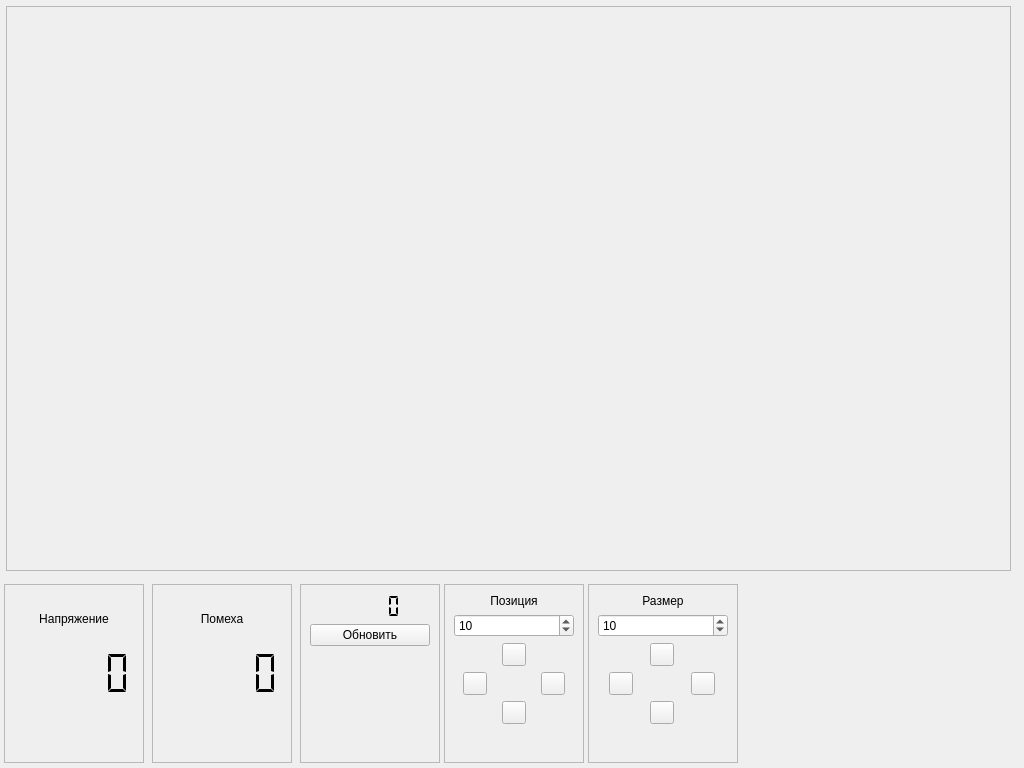
<?xml version="1.0" encoding="UTF-8"?>
<ui version="4.0">
 <class>MainBox</class>
 <widget class="QWidget" name="MainBox">
  <property name="geometry">
   <rect>
    <x>0</x>
    <y>0</y>
    <width>1024</width>
    <height>768</height>
   </rect>
  </property>
  <property name="windowTitle">
   <string>Dialog</string>
  </property>
  <widget class="QFrame" name="frame">
   <property name="geometry">
    <rect>
     <x>6</x>
     <y>6</y>
     <width>1005</width>
     <height>565</height>
    </rect>
   </property>
   <property name="frameShape">
    <enum>QFrame::StyledPanel</enum>
   </property>
   <property name="frameShadow">
    <enum>QFrame::Raised</enum>
   </property>
   <layout class="QHBoxLayout" name="horizontalLayout">
    <item>
     <widget class="QwtPlot" name="qwtPlot"/>
    </item>
   </layout>
  </widget>
  <widget class="QFrame" name="frame_4">
   <property name="geometry">
    <rect>
     <x>4</x>
     <y>584</y>
     <width>140</width>
     <height>179</height>
    </rect>
   </property>
   <property name="frameShape">
    <enum>QFrame::StyledPanel</enum>
   </property>
   <property name="frameShadow">
    <enum>QFrame::Raised</enum>
   </property>
   <layout class="QVBoxLayout" name="verticalLayout_2">
    <item>
     <widget class="QLabel" name="label">
      <property name="text">
       <string>Напряжение</string>
      </property>
      <property name="alignment">
       <set>Qt::AlignCenter</set>
      </property>
     </widget>
    </item>
    <item>
     <widget class="QLCDNumber" name="Voltage_Value">
      <property name="minimumSize">
       <size>
        <width>0</width>
        <height>24</height>
       </size>
      </property>
      <property name="frameShape">
       <enum>QFrame::NoFrame</enum>
      </property>
      <property name="segmentStyle">
       <enum>QLCDNumber::Flat</enum>
      </property>
     </widget>
    </item>
    <item>
     <widget class="QwtKnob" name="Voltage"/>
    </item>
   </layout>
  </widget>
  <widget class="QFrame" name="frame_5">
   <property name="geometry">
    <rect>
     <x>152</x>
     <y>584</y>
     <width>140</width>
     <height>179</height>
    </rect>
   </property>
   <property name="frameShape">
    <enum>QFrame::StyledPanel</enum>
   </property>
   <property name="frameShadow">
    <enum>QFrame::Raised</enum>
   </property>
   <layout class="QVBoxLayout" name="verticalLayout_3">
    <item>
     <widget class="QLabel" name="label_2">
      <property name="text">
       <string>Помеха</string>
      </property>
      <property name="alignment">
       <set>Qt::AlignCenter</set>
      </property>
     </widget>
    </item>
    <item>
     <widget class="QLCDNumber" name="Voltage_Noice_Value">
      <property name="minimumSize">
       <size>
        <width>0</width>
        <height>24</height>
       </size>
      </property>
      <property name="frameShape">
       <enum>QFrame::NoFrame</enum>
      </property>
      <property name="segmentStyle">
       <enum>QLCDNumber::Flat</enum>
      </property>
     </widget>
    </item>
    <item>
     <widget class="QwtKnob" name="Voltage_Noice"/>
    </item>
   </layout>
  </widget>
  <widget class="QFrame" name="frame_2">
   <property name="geometry">
    <rect>
     <x>300</x>
     <y>584</y>
     <width>140</width>
     <height>179</height>
    </rect>
   </property>
   <property name="frameShape">
    <enum>QFrame::StyledPanel</enum>
   </property>
   <property name="frameShadow">
    <enum>QFrame::Raised</enum>
   </property>
   <layout class="QVBoxLayout" name="verticalLayout_4">
    <item>
     <widget class="QLCDNumber" name="Voltage_Operable">
      <property name="minimumSize">
       <size>
        <width>0</width>
        <height>24</height>
       </size>
      </property>
      <property name="frameShape">
       <enum>QFrame::NoFrame</enum>
      </property>
      <property name="segmentStyle">
       <enum>QLCDNumber::Flat</enum>
      </property>
     </widget>
    </item>
    <item>
     <widget class="QPushButton" name="btnUpdate">
      <property name="text">
       <string>Обновить</string>
      </property>
     </widget>
    </item>
    <item>
     <spacer name="verticalSpacer">
      <property name="orientation">
       <enum>Qt::Vertical</enum>
      </property>
      <property name="sizeHint" stdset="0">
       <size>
        <width>20</width>
        <height>40</height>
       </size>
      </property>
     </spacer>
    </item>
   </layout>
  </widget>
  <widget class="QFrame" name="frame_3">
   <property name="geometry">
    <rect>
     <x>444</x>
     <y>584</y>
     <width>140</width>
     <height>179</height>
    </rect>
   </property>
   <property name="frameShape">
    <enum>QFrame::StyledPanel</enum>
   </property>
   <property name="frameShadow">
    <enum>QFrame::Raised</enum>
   </property>
   <layout class="QVBoxLayout" name="verticalLayout">
    <item>
     <widget class="QLabel" name="label_3">
      <property name="text">
       <string>Позиция</string>
      </property>
      <property name="alignment">
       <set>Qt::AlignCenter</set>
      </property>
     </widget>
    </item>
    <item>
     <widget class="QSpinBox" name="spnStep">
      <property name="minimum">
       <number>1</number>
      </property>
      <property name="maximum">
       <number>100</number>
      </property>
      <property name="value">
       <number>10</number>
      </property>
     </widget>
    </item>
    <item>
     <layout class="QGridLayout" name="gridLayout_2">
      <item row="1" column="0">
       <widget class="QToolButton" name="btnLeft">
        <property name="icon">
         <iconset resource="../../../../lib/pictures/arrow.qrc">
          <normaloff>:/arrow/arrow-left.png</normaloff>:/arrow/arrow-left.png</iconset>
        </property>
        <property name="autoRepeat">
         <bool>true</bool>
        </property>
       </widget>
      </item>
      <item row="0" column="1">
       <widget class="QToolButton" name="btnUp">
        <property name="icon">
         <iconset resource="../../../../lib/pictures/arrow.qrc">
          <normaloff>:/arrow/arrow-up.png</normaloff>:/arrow/arrow-up.png</iconset>
        </property>
        <property name="autoRepeat">
         <bool>true</bool>
        </property>
        <property name="autoRaise">
         <bool>false</bool>
        </property>
       </widget>
      </item>
      <item row="2" column="1">
       <widget class="QToolButton" name="btnDown">
        <property name="icon">
         <iconset resource="../../../../lib/pictures/arrow.qrc">
          <normaloff>:/arrow/arrow-down.png</normaloff>:/arrow/arrow-down.png</iconset>
        </property>
        <property name="autoRepeat">
         <bool>true</bool>
        </property>
       </widget>
      </item>
      <item row="1" column="2">
       <widget class="QToolButton" name="btnRight">
        <property name="icon">
         <iconset resource="../../../../lib/pictures/arrow.qrc">
          <normaloff>:/arrow/arrow-right.png</normaloff>:/arrow/arrow-right.png</iconset>
        </property>
        <property name="autoRepeat">
         <bool>true</bool>
        </property>
       </widget>
      </item>
     </layout>
    </item>
    <item>
     <spacer name="verticalSpacer_2">
      <property name="orientation">
       <enum>Qt::Vertical</enum>
      </property>
      <property name="sizeHint" stdset="0">
       <size>
        <width>20</width>
        <height>40</height>
       </size>
      </property>
     </spacer>
    </item>
   </layout>
  </widget>
  <widget class="QFrame" name="frame_6">
   <property name="geometry">
    <rect>
     <x>588</x>
     <y>584</y>
     <width>150</width>
     <height>179</height>
    </rect>
   </property>
   <property name="frameShape">
    <enum>QFrame::StyledPanel</enum>
   </property>
   <property name="frameShadow">
    <enum>QFrame::Raised</enum>
   </property>
   <layout class="QVBoxLayout" name="verticalLayout_5">
    <item>
     <widget class="QLabel" name="label_4">
      <property name="text">
       <string>Размер</string>
      </property>
      <property name="alignment">
       <set>Qt::AlignCenter</set>
      </property>
     </widget>
    </item>
    <item>
     <widget class="QSpinBox" name="spnSize">
      <property name="minimum">
       <number>1</number>
      </property>
      <property name="maximum">
       <number>100</number>
      </property>
      <property name="value">
       <number>10</number>
      </property>
     </widget>
    </item>
    <item>
     <layout class="QGridLayout" name="gridLayout">
      <item row="0" column="1">
       <widget class="QToolButton" name="btnSizeUp">
        <property name="icon">
         <iconset resource="../../../../lib/pictures/arrow.qrc">
          <normaloff>:/arrow/arrow-up.png</normaloff>:/arrow/arrow-up.png</iconset>
        </property>
       </widget>
      </item>
      <item row="1" column="0">
       <widget class="QToolButton" name="btnSizeLeft">
        <property name="icon">
         <iconset resource="../../../../lib/pictures/arrow.qrc">
          <normaloff>:/arrow/arrow-left.png</normaloff>:/arrow/arrow-left.png</iconset>
        </property>
       </widget>
      </item>
      <item row="2" column="1">
       <widget class="QToolButton" name="btnSizeDown">
        <property name="icon">
         <iconset resource="../../../../lib/pictures/arrow.qrc">
          <normaloff>:/arrow/arrow-down.png</normaloff>:/arrow/arrow-down.png</iconset>
        </property>
       </widget>
      </item>
      <item row="1" column="2">
       <widget class="QToolButton" name="btnSizeRight">
        <property name="icon">
         <iconset resource="../../../../lib/pictures/arrow.qrc">
          <normaloff>:/arrow/arrow-right.png</normaloff>:/arrow/arrow-right.png</iconset>
        </property>
       </widget>
      </item>
     </layout>
    </item>
    <item>
     <spacer name="verticalSpacer_3">
      <property name="orientation">
       <enum>Qt::Vertical</enum>
      </property>
      <property name="sizeHint" stdset="0">
       <size>
        <width>20</width>
        <height>40</height>
       </size>
      </property>
     </spacer>
    </item>
   </layout>
  </widget>
 </widget>
 <customwidgets>
  <customwidget>
   <class>QwtPlot</class>
   <extends>QFrame</extends>
   <header>qwt_plot.h</header>
  </customwidget>
  <customwidget>
   <class>QwtKnob</class>
   <extends>QWidget</extends>
   <header>qwt_knob.h</header>
  </customwidget>
 </customwidgets>
 <resources>
  <include location="../../../../lib/pictures/arrow.qrc"/>
 </resources>
 <connections/>
</ui>
